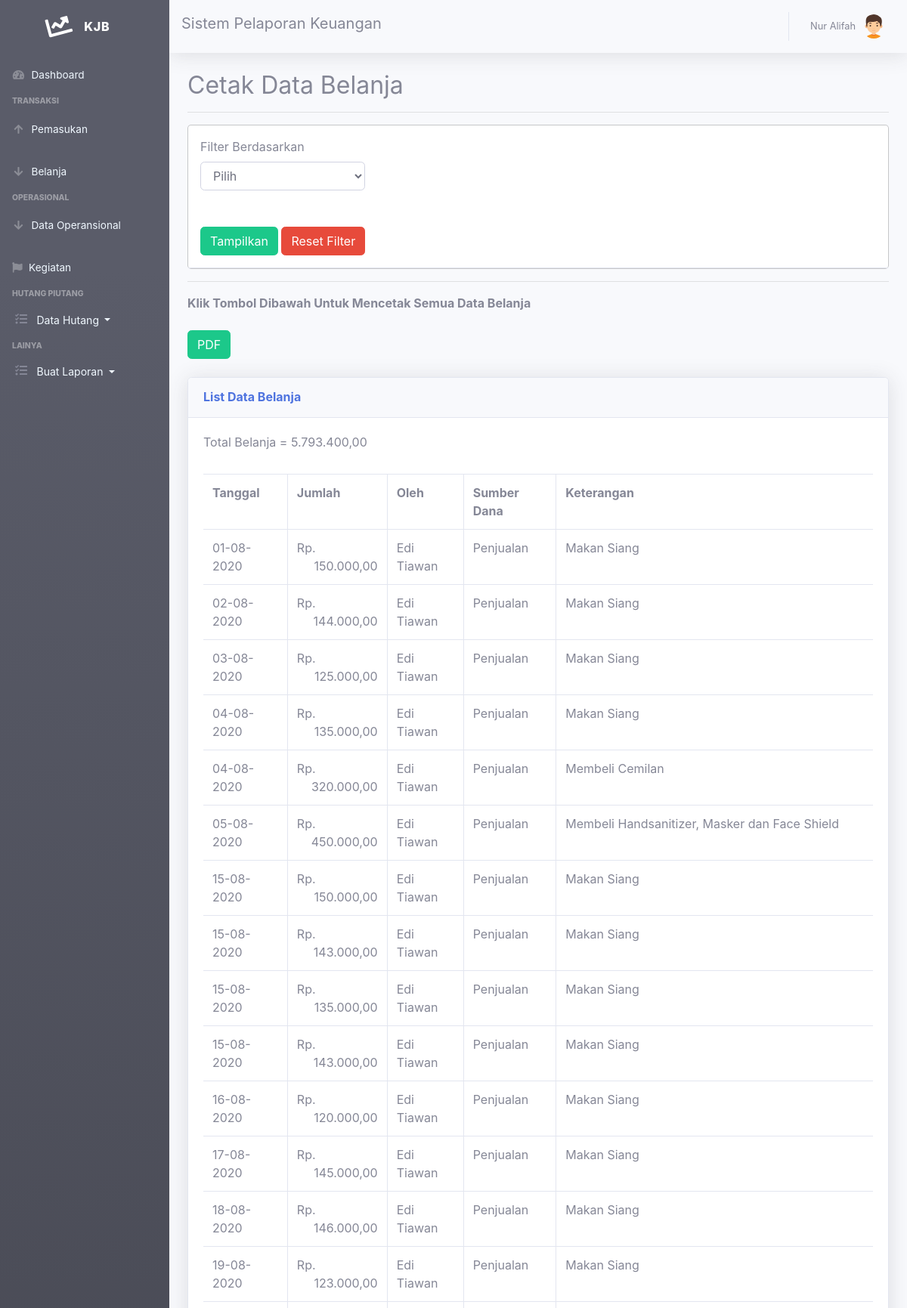
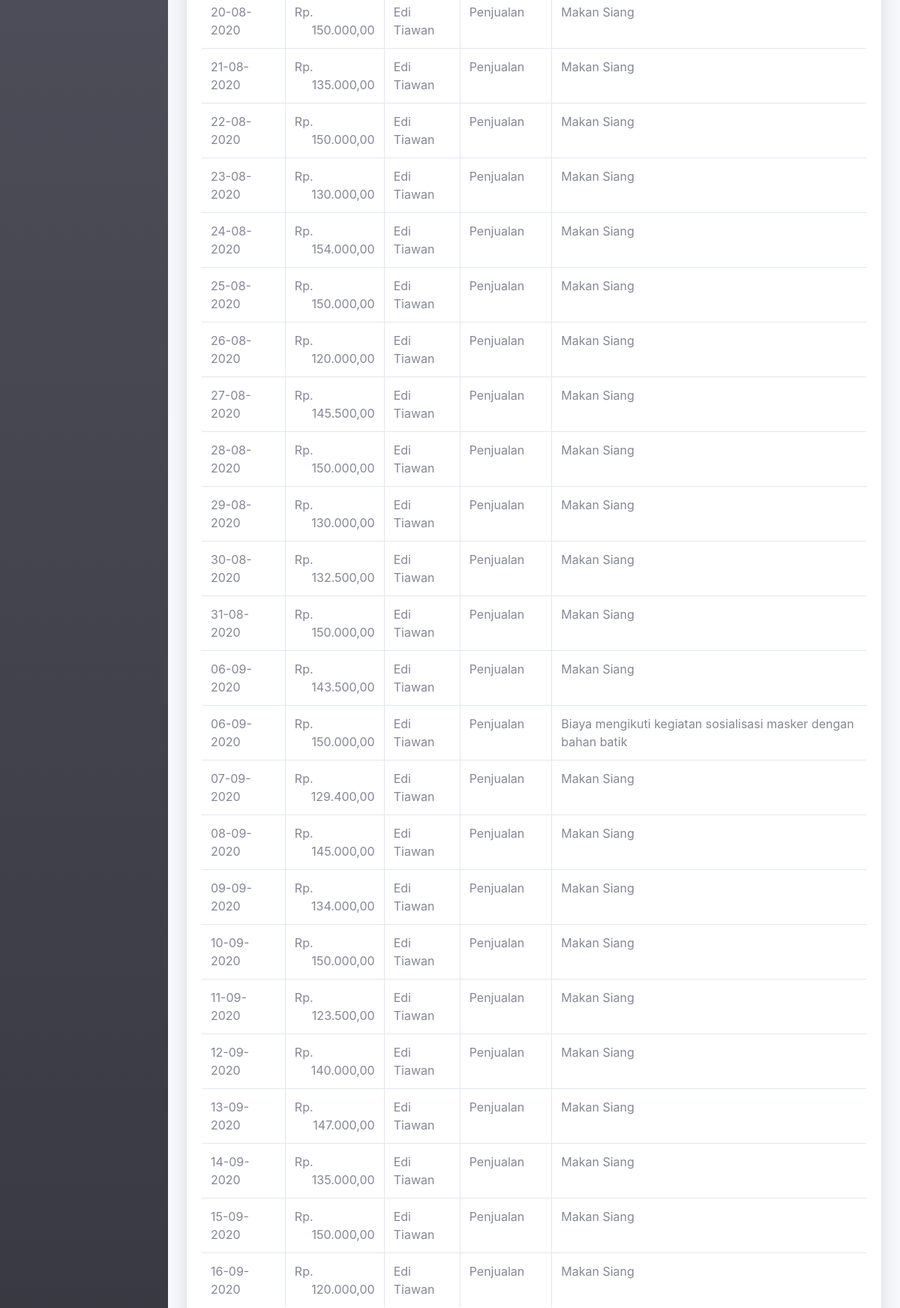
Page /laporan-belanja.php (signed in, upper part) on the committed database (2 pictures, top to bottom).
### tables this page shows
CREATE TABLE `belanja` (
  `id_belanja` int(11) NOT NULL,
  `id_user` int(11) NOT NULL,
  `tgl_pengeluaran` date NOT NULL,
  `jumlah` int(122) NOT NULL,
  `id_sumber` int(11) NOT NULL,
  `keterangan` varchar(255) NOT NULL,
  `is_update` enum('0','1','','') NOT NULL,
  `kt_update` text NOT NULL
);

CREATE TABLE `user` (
  `id_user` int(11) NOT NULL,
  `nama` varchar(40) NOT NULL,
  `username` varchar(40) NOT NULL,
  `password` varchar(40) NOT NULL,
  `no_tlp` char(20) NOT NULL,
  `email` varchar(40) NOT NULL,
  `jabatan` varchar(50) NOT NULL,
  `alamat` varchar(255) NOT NULL,
  `is_active` enum('0','1','','') NOT NULL,
  `is_hidden` enum('0','1','','') NOT NULL,
  `kdreset` int(11) NOT NULL
);

CREATE TABLE `sumber` (
  `id_sumber` int(11) NOT NULL,
  `nama_sumber` varchar(40) NOT NULL
);

### laporan-belanja.php (the view, shortened to what this page needs)
<!DOCTYPE html>
<html lang="en">
<head>
  <link href="vendor/fontawesome-free/css/all.min.css" rel="stylesheet" type="text/css">
  <link href="css/sb-admin-2.min.css" rel="stylesheet">
  <link href="vendor/datatables/dataTables.bootstrap4.min.css" rel="stylesheet">
</head>
<body id="page-top">
<?php
require 'sidebar.php';
 require 'navbar.php';
include "koneksi.php";
?>
<html>
<head>
    <link rel="stylesheet" href="plugin/jquery-ui/jquery-ui.min.css" />
</head>
<body>
  <div class="container-fluid">
    <h2>Cetak Data Belanja</h2><hr>
      <div class="modal-content">
        <div class="modal-header">
    <form method="get" action="">
        <label>Filter Berdasarkan</label><br>
        <select name="filter" id="filter" class="form-control">
            <option value="">Pilih</option>
        </select>
        <br /><br />
                <?php
                $query = "SELECT YEAR(tgl_pengeluaran) AS tahun FROM belanja GROUP BY YEAR(tgl_pengeluaran)";
                ?>
        <button type="submit" class="btn btn-success">Tampilkan</button>
        <a href="laporan-belanja.php" class="btn btn-danger">Reset Filter</a>
    </form>
  </div>
</div>
    <hr />
    <?php
    if(isset($_GET['filter']) && ! empty($_GET['filter'])){
        $filter = $_GET['filter'];
        if($filter == '1'){
            $tgl = date('d-m-y', strtotime($_GET['tanggal']));
            echo '<b>Klik Tombol Dibawah Untuk Mencetak Data Belanja Tanggal '.$tgl.'</b><br /><br />';
            echo '<a class="btn btn-success" style="color:white;"  href="print-belanja.php?filter=1&tanggal='.$_GET['tanggal'].'"> PDF</a><br /><br />';
            $query = "SELECT * FROM belanja inner join user inner join sumber WHERE DATE(tgl_pengeluaran)='".$_GET['tanggal']."' AND belanja.id_sumber = sumber.id_sumber AND sumber.id_sumber = belanja.id_sumber AND belanja.id_user = user.id_user AND user.id_user = belanja.id_user";
        }else if($filter == '2'){
            $nama_bulan = array('', 'Januari','Februari','Maret','April','Mei','Juni','Juli','Agustus','September','Oktober','November','Desember');
            echo '<b>Klik Tombol Dibawah Untuk Mencetak Data Belanja Bulan '.$nama_bulan[$_GET['bulan']].' '.$_GET['tahun'].'</b><br /><br />';
            echo '<a class="btn btn-success" style="color:white;" href="print-belanja.php?filter=2&bulan='.$_GET['bulan'].'&tahun='.$_GET['tahun'].'"> PDF</a><br /><br />';
            $query = "SELECT * FROM belanja inner join sumber inner join user WHERE MONTH(tgl_pengeluaran)='".$_GET['bulan']."' AND YEAR(tgl_pengeluaran)='".$_GET['tahun']."' AND belanja.id_sumber = sumber.id_sumber AND sumber.id_sumber = belanja.id_sumber AND belanja.id_user = user.id_user AND user.id_user = belanja.id_user";
        }else{
            echo '<b>Klik Tombol Dibawah Untuk Mencetak Data Belanja Tahun '.$_GET['tahun'].'</b><br /><br />';
            echo '<a class="btn btn-success" style="color:white;" href="print-belanja.php?filter=3&tahun='.$_GET['tahun'].'"> PDF</a><br /><br />';
            $query = "SELECT * FROM belanja inner join sumber inner join user WHERE YEAR(tgl_pengeluaran)='".$_GET['tahun']."' AND belanja.id_sumber = sumber.id_sumber AND sumber.id_sumber = belanja.id_sumber AND belanja.id_user = user.id_user AND user.id_user = belanja.id_user";
        }
    }else{
        echo '<b>Klik Tombol Dibawah Untuk Mencetak Semua Data Belanja</b><br /><br />';
        echo '<a class="btn btn-success" href="print-belanja.php" style="color:white;"> PDF</a><br /><br />';
        $query = "SELECT * FROM belanja inner join user inner join sumber WHERE belanja.id_sumber = sumber.id_sumber AND sumber.id_sumber = belanja.id_sumber AND belanja.id_user = user.id_user AND user.id_user = belanja.id_user ORDER BY tgl_pengeluaran";
    }
    ?>
    <div class="card shadow mb-4">
      <div class="card-header py-3">
              <h6 class="m-0 font-weight-bold text-primary">List Data Belanja</h6>
            </div>
    <div class="card-body">
    <div class="table-responsive">
    <table class="table table-bordered" id="dataTable" width="100%" cellspacing="0" border="1" cellpadding="8">
    <tr>
        <th>Tanggal </th>
        <th>Jumlah</th>
        <th>Oleh</th>
        <th>Sumber Dana</th>
        <th>Keterangan</th>
    </tr>
    <?php
    $sql = mysqli_query($connect, $query);
    $row = mysqli_num_rows($sql);
    $ttl=0;
    if($row > 0){
        while($data = mysqli_fetch_array($sql)){
            $tgl = date('d-m-Y', strtotime($data['tgl_pengeluaran']));
            if ($data['is_update']!=1) {
                 echo "<tr>";
            echo "<td>".$tgl."</td>";
            echo "<td>"."Rp. <span style='float: right; text-align: right;'>".number_format($data['jumlah'],2,',','.')."</span></td>";
            echo "<td>".$data['nama']."</td>";
            echo "<td>".$data['nama_sumber']."</td>";
            echo "<td>".$data['keterangan']."</td>";
            $ttl = $ttl + $data['jumlah'];
            echo "</tr>";
            }
        }
        echo "Total Belanja = ".number_format($ttl,2,',','.') ."<br>";
        ?><br><?php
    }else{
        echo "<tr><td colspan='5'>Data tidak ada</td></tr>";
    }
    ?>
    </table>
  </div>
</div>
</div>
    </div>
</body>
</html>
</body>
</html>

### rows in the picture
belanja: tgl_pengeluaran "01-08-2020", jumlah "150.000,00", id_user.nama "Edi Tiawan", id_sumber.nama_sumber "Penjualan", keterangan "Makan Siang"
belanja: tgl_pengeluaran "02-08-2020", jumlah "144.000,00", id_user.nama "Edi Tiawan", id_sumber.nama_sumber "Penjualan", keterangan "Makan Siang"
belanja: tgl_pengeluaran "03-08-2020", jumlah "125.000,00", id_user.nama "Edi Tiawan", id_sumber.nama_sumber "Penjualan", keterangan "Makan Siang"
belanja: tgl_pengeluaran "04-08-2020", jumlah "135.000,00", id_user.nama "Edi Tiawan", id_sumber.nama_sumber "Penjualan", keterangan "Makan Siang"
belanja: tgl_pengeluaran "04-08-2020", jumlah "320.000,00", id_user.nama "Edi Tiawan", id_sumber.nama_sumber "Penjualan", keterangan "Membeli Cemilan"
belanja: tgl_pengeluaran "05-08-2020", jumlah "450.000,00", id_user.nama "Edi Tiawan", id_sumber.nama_sumber "Penjualan", keterangan "Membeli Handsanitizer, Masker dan Face Shield"
belanja: tgl_pengeluaran "15-08-2020", jumlah "150.000,00", id_user.nama "Edi Tiawan", id_sumber.nama_sumber "Penjualan", keterangan "Makan Siang"
belanja: tgl_pengeluaran "15-08-2020", jumlah "143.000,00", id_user.nama "Edi Tiawan", id_sumber.nama_sumber "Penjualan", keterangan "Makan Siang"
belanja: tgl_pengeluaran "15-08-2020", jumlah "135.000,00", id_user.nama "Edi Tiawan", id_sumber.nama_sumber "Penjualan", keterangan "Makan Siang"
belanja: tgl_pengeluaran "15-08-2020", jumlah "143.000,00", id_user.nama "Edi Tiawan", id_sumber.nama_sumber "Penjualan", keterangan "Makan Siang"
belanja: tgl_pengeluaran "16-08-2020", jumlah "120.000,00", id_user.nama "Edi Tiawan", id_sumber.nama_sumber "Penjualan", keterangan "Makan Siang"
belanja: tgl_pengeluaran "17-08-2020", jumlah "145.000,00", id_user.nama "Edi Tiawan", id_sumber.nama_sumber "Penjualan", keterangan "Makan Siang"
belanja: tgl_pengeluaran "18-08-2020", jumlah "146.000,00", id_user.nama "Edi Tiawan", id_sumber.nama_sumber "Penjualan", keterangan "Makan Siang"
belanja: tgl_pengeluaran "19-08-2020", jumlah "123.000,00", id_user.nama "Edi Tiawan", id_sumber.nama_sumber "Penjualan", keterangan "Makan Siang"
belanja: tgl_pengeluaran "20-08-2020", jumlah "150.000,00", id_user.nama "Edi Tiawan", id_sumber.nama_sumber "Penjualan", keterangan "Makan Siang"
belanja: tgl_pengeluaran "21-08-2020", jumlah "135.000,00", id_user.nama "Edi Tiawan", id_sumber.nama_sumber "Penjualan", keterangan "Makan Siang"
belanja: tgl_pengeluaran "22-08-2020", jumlah "150.000,00", id_user.nama "Edi Tiawan", id_sumber.nama_sumber "Penjualan", keterangan "Makan Siang"
belanja: tgl_pengeluaran "23-08-2020", jumlah "130.000,00", id_user.nama "Edi Tiawan", id_sumber.nama_sumber "Penjualan", keterangan "Makan Siang"
belanja: tgl_pengeluaran "24-08-2020", jumlah "154.000,00", id_user.nama "Edi Tiawan", id_sumber.nama_sumber "Penjualan", keterangan "Makan Siang"
belanja: tgl_pengeluaran "25-08-2020", jumlah "150.000,00", id_user.nama "Edi Tiawan", id_sumber.nama_sumber "Penjualan", keterangan "Makan Siang"
belanja: tgl_pengeluaran "26-08-2020", jumlah "120.000,00", id_user.nama "Edi Tiawan", id_sumber.nama_sumber "Penjualan", keterangan "Makan Siang"
belanja: tgl_pengeluaran "27-08-2020", jumlah "145.500,00", id_user.nama "Edi Tiawan", id_sumber.nama_sumber "Penjualan", keterangan "Makan Siang"
belanja: tgl_pengeluaran "28-08-2020", jumlah "150.000,00", id_user.nama "Edi Tiawan", id_sumber.nama_sumber "Penjualan", keterangan "Makan Siang"
belanja: tgl_pengeluaran "29-08-2020", jumlah "130.000,00", id_user.nama "Edi Tiawan", id_sumber.nama_sumber "Penjualan", keterangan "Makan Siang"
belanja: tgl_pengeluaran "30-08-2020", jumlah "132.500,00", id_user.nama "Edi Tiawan", id_sumber.nama_sumber "Penjualan", keterangan "Makan Siang"
belanja: tgl_pengeluaran "31-08-2020", jumlah "150.000,00", id_user.nama "Edi Tiawan", id_sumber.nama_sumber "Penjualan", keterangan "Makan Siang"
belanja: tgl_pengeluaran "06-09-2020", jumlah "143.500,00", id_user.nama "Edi Tiawan", id_sumber.nama_sumber "Penjualan", keterangan "Makan Siang"
belanja: tgl_pengeluaran "06-09-2020", jumlah "150.000,00", id_user.nama "Edi Tiawan", id_sumber.nama_sumber "Penjualan", keterangan "Biaya mengikuti kegiatan sosialisasi masker dengan bahan batik"
belanja: tgl_pengeluaran "07-09-2020", jumlah "129.400,00", id_user.nama "Edi Tiawan", id_sumber.nama_sumber "Penjualan", keterangan "Makan Siang"
belanja: tgl_pengeluaran "08-09-2020", jumlah "145.000,00", id_user.nama "Edi Tiawan", id_sumber.nama_sumber "Penjualan", keterangan "Makan Siang"
belanja: tgl_pengeluaran "09-09-2020", jumlah "134.000,00", id_user.nama "Edi Tiawan", id_sumber.nama_sumber "Penjualan", keterangan "Makan Siang"
belanja: tgl_pengeluaran "10-09-2020", jumlah "150.000,00", id_user.nama "Edi Tiawan", id_sumber.nama_sumber "Penjualan", keterangan "Makan Siang"
belanja: tgl_pengeluaran "11-09-2020", jumlah "123.500,00", id_user.nama "Edi Tiawan", id_sumber.nama_sumber "Penjualan", keterangan "Makan Siang"
belanja: tgl_pengeluaran "12-09-2020", jumlah "140.000,00", id_user.nama "Edi Tiawan", id_sumber.nama_sumber "Penjualan", keterangan "Makan Siang"
belanja: tgl_pengeluaran "13-09-2020", jumlah "147.000,00", id_user.nama "Edi Tiawan", id_sumber.nama_sumber "Penjualan", keterangan "Makan Siang"
belanja: tgl_pengeluaran "14-09-2020", jumlah "135.000,00", id_user.nama "Edi Tiawan", id_sumber.nama_sumber "Penjualan", keterangan "Makan Siang"
belanja: tgl_pengeluaran "15-09-2020", jumlah "150.000,00", id_user.nama "Edi Tiawan", id_sumber.nama_sumber "Penjualan", keterangan "Makan Siang"
belanja: tgl_pengeluaran "16-09-2020", jumlah "120.000,00", id_user.nama "Edi Tiawan", id_sumber.nama_sumber "Penjualan", keterangan "Makan Siang"

### other values in the picture
$_SESSION['nama'] "Nur Alifah"
